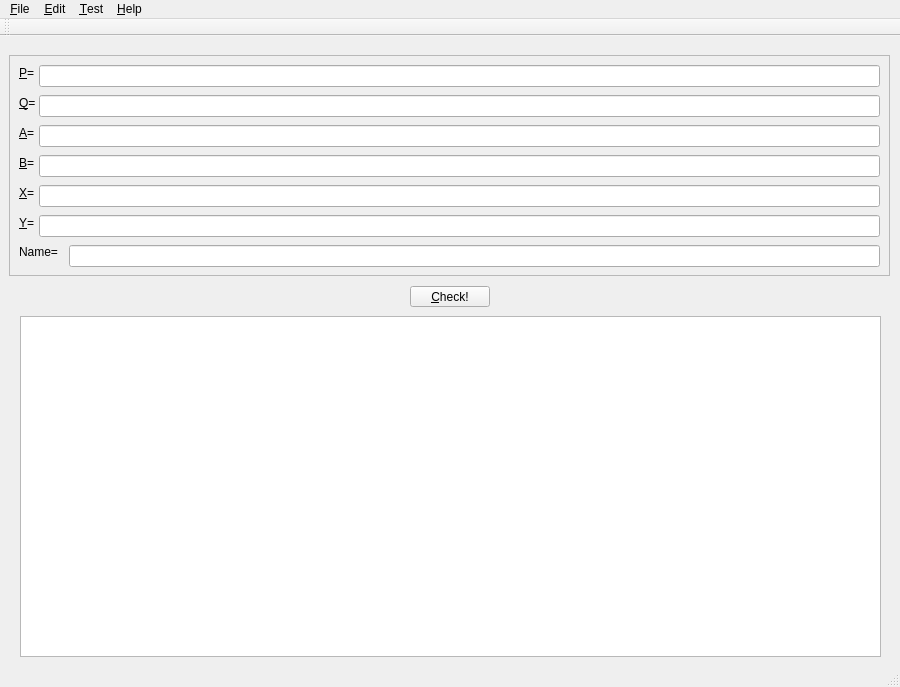
<?xml version="1.0" encoding="UTF-8"?>
<ui version="4.0">
 <class>MainWindow</class>
 <widget class="QMainWindow" name="MainWindow">
  <property name="geometry">
   <rect>
    <x>0</x>
    <y>0</y>
    <width>900</width>
    <height>687</height>
   </rect>
  </property>
  <property name="windowTitle">
   <string>The Mighty EC Verifier</string>
  </property>
  <widget class="QWidget" name="centralWidget">
   <widget class="QPushButton" name="pushButton">
    <property name="geometry">
     <rect>
      <x>410</x>
      <y>250</y>
      <width>80</width>
      <height>21</height>
     </rect>
    </property>
    <property name="focusPolicy">
     <enum>Qt::StrongFocus</enum>
    </property>
    <property name="text">
     <string>&amp;Check!</string>
    </property>
   </widget>
   <widget class="QPlainTextEdit" name="plainTextEdit">
    <property name="enabled">
     <bool>true</bool>
    </property>
    <property name="geometry">
     <rect>
      <x>20</x>
      <y>280</y>
      <width>861</width>
      <height>341</height>
     </rect>
    </property>
   </widget>
   <widget class="QFrame" name="frame">
    <property name="geometry">
     <rect>
      <x>9</x>
      <y>19</y>
      <width>881</width>
      <height>221</height>
     </rect>
    </property>
    <property name="focusPolicy">
     <enum>Qt::StrongFocus</enum>
    </property>
    <property name="frameShape">
     <enum>QFrame::StyledPanel</enum>
    </property>
    <property name="frameShadow">
     <enum>QFrame::Raised</enum>
    </property>
    <widget class="QLabel" name="label">
     <property name="geometry">
      <rect>
       <x>10</x>
       <y>10</y>
       <width>21</width>
       <height>16</height>
      </rect>
     </property>
     <property name="text">
      <string>&amp;P=</string>
     </property>
     <property name="buddy">
      <cstring>lineEdit</cstring>
     </property>
    </widget>
    <widget class="QLabel" name="label_6">
     <property name="geometry">
      <rect>
       <x>10</x>
       <y>160</y>
       <width>21</width>
       <height>16</height>
      </rect>
     </property>
     <property name="text">
      <string>&amp;Y=</string>
     </property>
     <property name="buddy">
      <cstring>lineEdit_6</cstring>
     </property>
    </widget>
    <widget class="QLabel" name="label_5">
     <property name="geometry">
      <rect>
       <x>10</x>
       <y>130</y>
       <width>21</width>
       <height>16</height>
      </rect>
     </property>
     <property name="text">
      <string>&amp;X=</string>
     </property>
     <property name="buddy">
      <cstring>lineEdit_5</cstring>
     </property>
    </widget>
    <widget class="QLabel" name="label_3">
     <property name="geometry">
      <rect>
       <x>10</x>
       <y>70</y>
       <width>21</width>
       <height>16</height>
      </rect>
     </property>
     <property name="text">
      <string>&amp;A=</string>
     </property>
     <property name="buddy">
      <cstring>lineEdit_3</cstring>
     </property>
    </widget>
    <widget class="QLabel" name="label_2">
     <property name="geometry">
      <rect>
       <x>10</x>
       <y>40</y>
       <width>21</width>
       <height>16</height>
      </rect>
     </property>
     <property name="text">
      <string>&amp;Q=</string>
     </property>
     <property name="buddy">
      <cstring>lineEdit_2</cstring>
     </property>
    </widget>
    <widget class="QLineEdit" name="lineEdit">
     <property name="geometry">
      <rect>
       <x>30</x>
       <y>10</y>
       <width>841</width>
       <height>22</height>
      </rect>
     </property>
    </widget>
    <widget class="QLineEdit" name="lineEdit_2">
     <property name="geometry">
      <rect>
       <x>30</x>
       <y>40</y>
       <width>841</width>
       <height>22</height>
      </rect>
     </property>
    </widget>
    <widget class="QLineEdit" name="lineEdit_3">
     <property name="geometry">
      <rect>
       <x>30</x>
       <y>70</y>
       <width>841</width>
       <height>22</height>
      </rect>
     </property>
    </widget>
    <widget class="QLineEdit" name="lineEdit_4">
     <property name="geometry">
      <rect>
       <x>30</x>
       <y>100</y>
       <width>841</width>
       <height>22</height>
      </rect>
     </property>
    </widget>
    <widget class="QLineEdit" name="lineEdit_5">
     <property name="geometry">
      <rect>
       <x>30</x>
       <y>130</y>
       <width>841</width>
       <height>22</height>
      </rect>
     </property>
    </widget>
    <widget class="QLineEdit" name="lineEdit_6">
     <property name="geometry">
      <rect>
       <x>30</x>
       <y>160</y>
       <width>841</width>
       <height>22</height>
      </rect>
     </property>
    </widget>
    <widget class="QLineEdit" name="lineEdit_7">
     <property name="geometry">
      <rect>
       <x>60</x>
       <y>190</y>
       <width>811</width>
       <height>22</height>
      </rect>
     </property>
    </widget>
    <widget class="QLabel" name="label_4">
     <property name="geometry">
      <rect>
       <x>10</x>
       <y>100</y>
       <width>21</width>
       <height>16</height>
      </rect>
     </property>
     <property name="text">
      <string>&amp;B=</string>
     </property>
     <property name="buddy">
      <cstring>lineEdit_4</cstring>
     </property>
    </widget>
    <widget class="QLabel" name="label_7">
     <property name="geometry">
      <rect>
       <x>10</x>
       <y>190</y>
       <width>55</width>
       <height>14</height>
      </rect>
     </property>
     <property name="text">
      <string>Name=</string>
     </property>
    </widget>
   </widget>
  </widget>
  <widget class="QToolBar" name="mainToolBar">
   <attribute name="toolBarArea">
    <enum>TopToolBarArea</enum>
   </attribute>
   <attribute name="toolBarBreak">
    <bool>false</bool>
   </attribute>
  </widget>
  <widget class="QStatusBar" name="statusBar"/>
  <widget class="QMenuBar" name="menuBar">
   <property name="geometry">
    <rect>
     <x>0</x>
     <y>0</y>
     <width>900</width>
     <height>19</height>
    </rect>
   </property>
   <widget class="QMenu" name="menuFile">
    <property name="title">
     <string>&amp;File</string>
    </property>
    <addaction name="actionOpen"/>
    <addaction name="actionSave"/>
    <addaction name="action_Options"/>
    <addaction name="separator"/>
    <addaction name="actionCheck"/>
    <addaction name="separator"/>
    <addaction name="actionQuit"/>
   </widget>
   <widget class="QMenu" name="menuTest">
    <property name="title">
     <string>&amp;Test</string>
    </property>
    <addaction name="actionLoad_Test_256"/>
    <addaction name="actionLoad_Test_512"/>
    <addaction name="action_Run_self_test"/>
    <addaction name="actionRun_Atkin"/>
   </widget>
   <widget class="QMenu" name="menuHelp">
    <property name="title">
     <string>&amp;Help</string>
    </property>
    <addaction name="actionHelp"/>
   </widget>
   <widget class="QMenu" name="menuEdit">
    <property name="title">
     <string>&amp;Edit</string>
    </property>
    <addaction name="actionClear_2"/>
    <addaction name="actionClear_output"/>
   </widget>
   <addaction name="menuFile"/>
   <addaction name="menuEdit"/>
   <addaction name="menuTest"/>
   <addaction name="menuHelp"/>
  </widget>
  <action name="actionOpen">
   <property name="text">
    <string>&amp;Load</string>
   </property>
  </action>
  <action name="actionSave">
   <property name="text">
    <string>&amp;Save</string>
   </property>
  </action>
  <action name="actionQuit">
   <property name="text">
    <string>&amp;Quit</string>
   </property>
  </action>
  <action name="actionLoad_Test_256">
   <property name="text">
    <string>Load Test-256</string>
   </property>
  </action>
  <action name="actionLoad_Test_512">
   <property name="text">
    <string>Load Test-512</string>
   </property>
  </action>
  <action name="actionClear">
   <property name="text">
    <string>Clear</string>
   </property>
  </action>
  <action name="actionClear_2">
   <property name="text">
    <string>C&amp;lear input</string>
   </property>
  </action>
  <action name="actionHelp">
   <property name="text">
    <string>Help</string>
   </property>
  </action>
  <action name="actionCheck">
   <property name="text">
    <string>&amp;Check</string>
   </property>
  </action>
  <action name="actionCop_y_Log">
   <property name="text">
    <string>Cop&amp;y Log</string>
   </property>
  </action>
  <action name="actionCopy_Cu_rve">
   <property name="text">
    <string>Copy Cu&amp;rve</string>
   </property>
  </action>
  <action name="actionClear_output">
   <property name="text">
    <string>Clear &amp;output</string>
   </property>
  </action>
  <action name="action_Run_self_test">
   <property name="text">
    <string>&amp;Run self-test</string>
   </property>
  </action>
  <action name="actionRun_Atkin">
   <property name="text">
    <string>Run &amp;Atkin for p,q</string>
   </property>
  </action>
  <action name="action_Options">
   <property name="text">
    <string>&amp;Options</string>
   </property>
  </action>
 </widget>
 <layoutdefault spacing="6" margin="11"/>
 <resources/>
 <connections/>
</ui>
